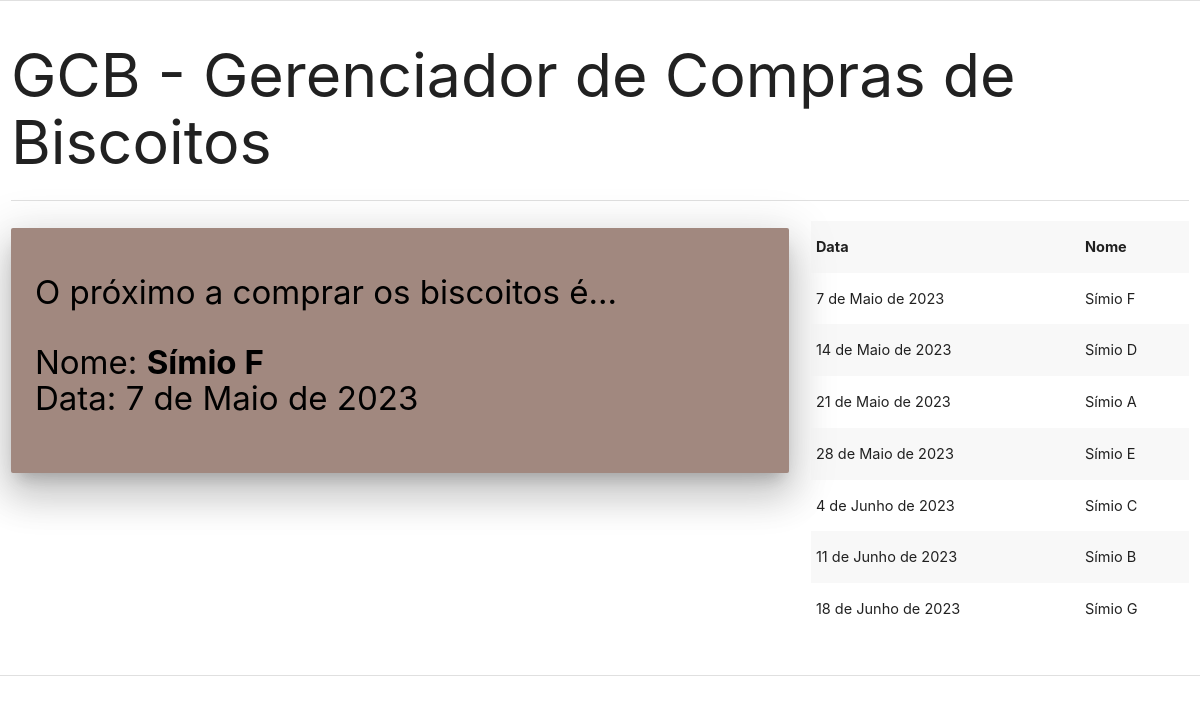
Before: / with the older database file.
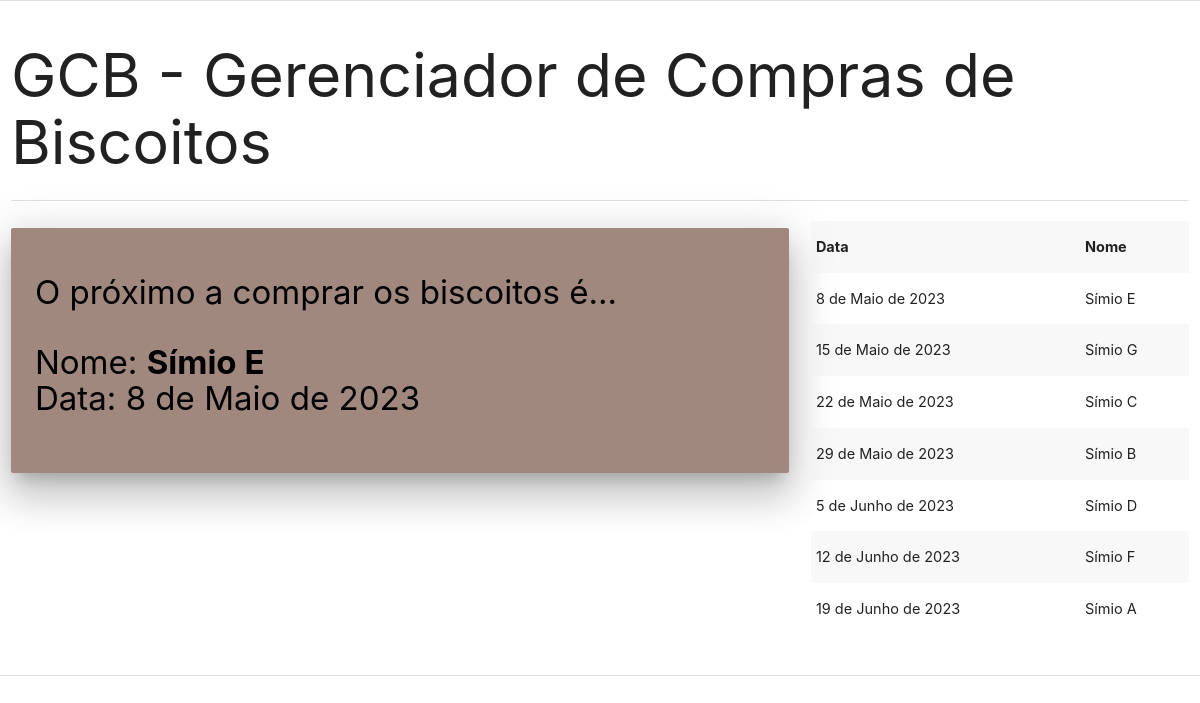
After: the same page with the newer database file.
### core/models.py (models this page shows, shortened)
class Pessoa(models.Model):
    nome = models.CharField(max_length=100)
    status = models.BooleanField(default=True)
    email = models.EmailField(null=True, blank=True, max_length=254)
    data = models.DateField(null=True, blank=True)
    escolhido = models.BooleanField(default=False)

### core/views.py (the view)
# urls.py: 2. Add a URL to urlpatterns:  path('', views.home, name='home')
def home(request):
    pessoas = Pessoa.objects.filter(status = True, escolhido = True).order_by('data')
    atual = Pessoa.objects.filter(status = True, escolhido = True, data__exact=datetime.now()).order_by('data')[:1]
    proximo = Pessoa.objects.filter(status = True, escolhido = True, data__gt=datetime.now()).order_by('data')[:1]
    controle_gerador = Pessoa.objects.filter(status = True, escolhido = False).count()
    context = {'pessoas': pessoas, 'atual': atual, 'proximo': proximo, 'controle_gerador': controle_gerador}
    return render(request, 'home.html', context)

### core/templates/home.html (shortened to what this page needs)
{% extends 'index.html' %}
{% block content %}
    <div class="row">
        <div class="col s12">
            <h1>GCB - Gerenciador de Compras de Biscoitos</h1>
            <div class="divider"></div>
        </div>
    </div>
    <div class="row">
        <div class="col s12 m8 l8">
        {% for proximo in proximo %}
        <div class="row">
            <div class="col s12 m12 l12">
                <div class="card-panel brown lighten-2 z-depth-5">
                    <span class="black-text text-darken-2"><h4>O próximo a comprar os biscoitos é...<p>Nome: <b>{{ proximo.nome }}</b><br>Data: {{ proximo.data }}</p></h4></span>
                </div>
            </div>
        {% endfor %}
        </div>
    </div>
        <div class="col s12 m4 l4">
            <div class="row">
                <div class="col s12 m12 l12">
                    <table class="striped">
                        <tr>
                            <th>Data</th>
                            <th>Nome</th>
                        </tr>{% for pessoas in pessoas %}
                        <tr>
                            <td>{{ pessoas.data }}</td>
                            <td>{{ pessoas.nome }}</td>
                        </tr>{% endfor %}
                    </table>
                </div>
            </div>
        </div>
    </div>
    <div class="divider"></div>
{% endblock %}

### core/templates/index.html (shortened to what this page needs)
{% load static%}
<!DOCTYPE html>
<html>
  <head>
    <link type="text/css" rel="stylesheet" href="{% static 'css/materialize.min.css' %}"  media="screen,projection"/>
    <link type="text/css" rel="stylesheet" href="{% static 'css/styles.css' %}"  media="screen,projection"/>
  </head>
  <body>
    {% block content %}{% endblock %}
  </body>
</html>

Changed rows visible on the page:
no longer on one of the page's lists (row edited): Pessoa: nome "Símio F", data "7 de Maio de 2023"
now on one of the page's lists (row edited): Pessoa: nome "Símio E", data "8 de Maio de 2023"
changed Pessoa "Símio E": data "28 de Maio de 2023" → "8 de Maio de 2023"
changed Pessoa "Símio G": data "18 de Junho de 2023" → "15 de Maio de 2023"; moves up the list
changed Pessoa "Símio C": data "4 de Junho de 2023" → "22 de Maio de 2023"
changed Pessoa "Símio B": data "11 de Junho de 2023" → "29 de Maio de 2023"
changed Pessoa "Símio D": data "14 de Maio de 2023" → "5 de Junho de 2023"; moves down the list
changed Pessoa "Símio F": data "7 de Maio de 2023" → "12 de Junho de 2023"; moves down the list
changed Pessoa "Símio A": data "21 de Maio de 2023" → "19 de Junho de 2023"; moves down the list
